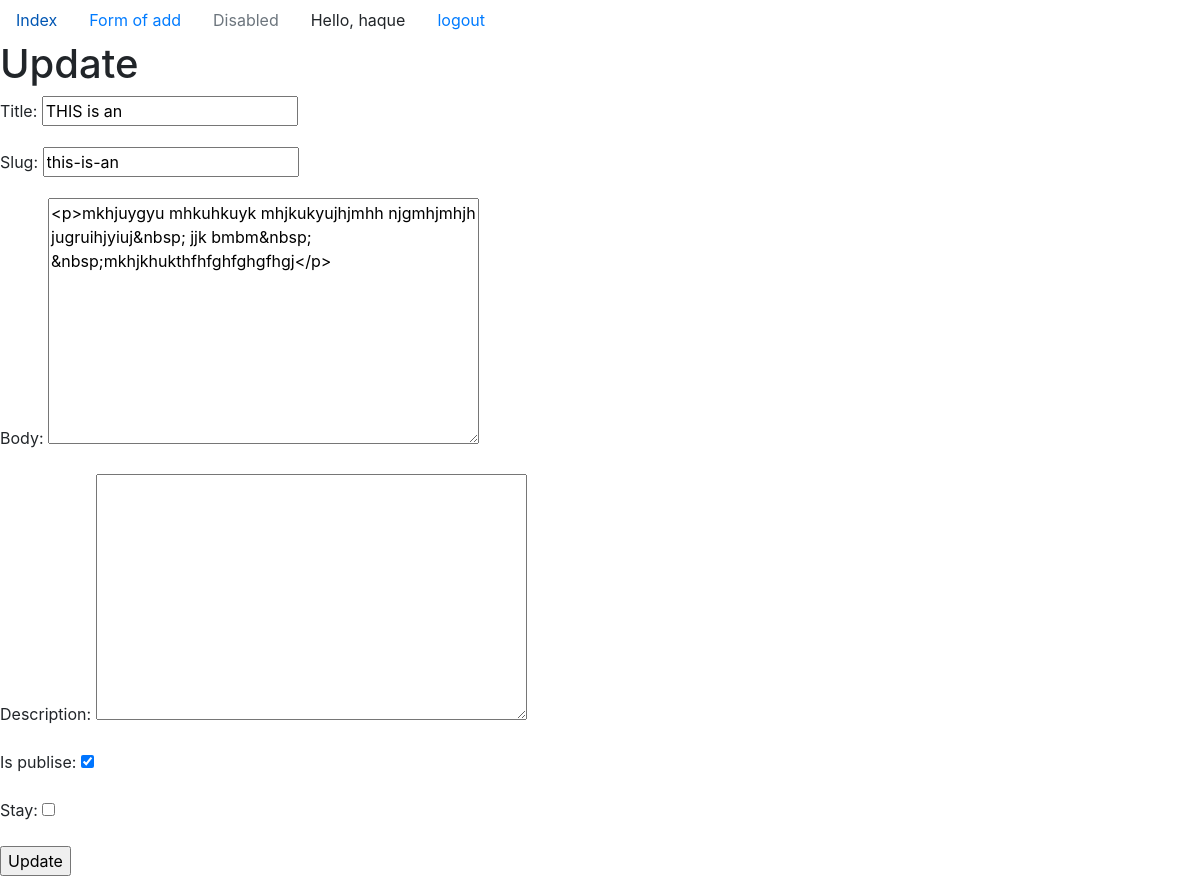
Page /edit/post/this-is-an/ (signed in) on the earlier database version.
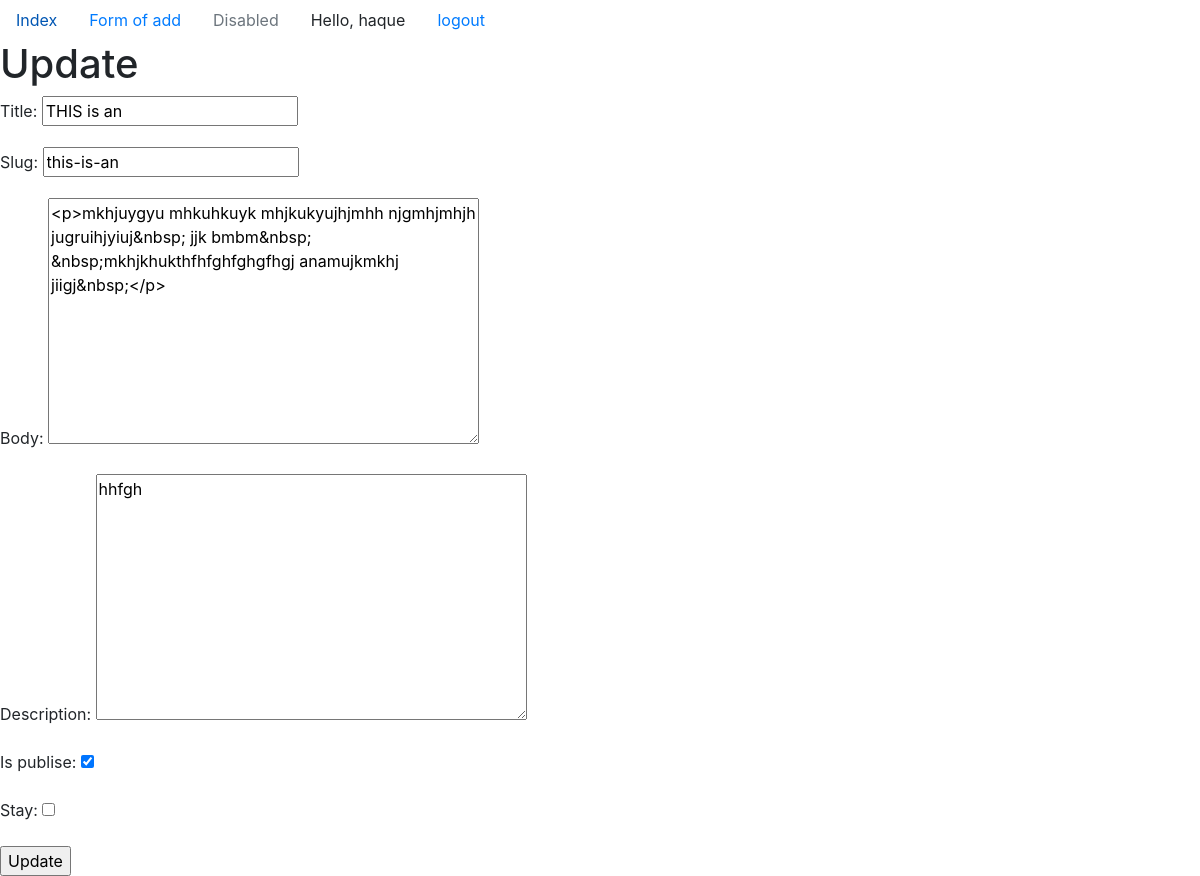
Same page on the later database version.
### editorapp/models.py (models this page shows, shortened)
class Article(models.Model):
    title = models.CharField(max_length=150)
    slug  =models.SlugField(null=True, blank=True)
    body = RichTextUploadingField(null=True, blank=True)
    description = models.TextField(null=True, blank=True)
    date = models.DateTimeField(auto_now_add=True, blank=True)
    Is_publise =models.BooleanField(default='',blank=True)
    stay=models.BooleanField(default=False, blank=True)

### editorapp/views.py (the view, shortened to what this page needs)
# urls.py: path('edit/post/<slug:slug>/', views.edit_post, name='edit_post'),
@login_required(login_url='login')
def edit_post(request,slug=None):
    now = datetime.now()
    items= Article.objects.get(slug=slug)
    form =ArticleForm(instance=items)
    user=get_user_model()
    users=User.objects.all()
    p= (now.hour, now.minute, now.second)
    print()
    try:
        lock_for_session(items, request.session)
    except AlreadyLockedError:
        return HttpResponseForbidden("This resource is locked, sorry !")
    return render(request,'edit.html',{'form':form})

### editorapp/forms.py
class ArticleForm(ModelForm):
     class Meta:
         model= Article
         fields = '__all__'

### templates/edit.html (shortened to what this page needs)
{% extends 'base.html' %}
{% block body_block %}
<h1>  Update</h1>
<form action="" method="POST">
    {{form.as_p}}
    <input type="submit" name="submit" value="Update">
</form>
{% endblock %}

Differences in the rows shown:
changed Article "THIS is an": body "<p>mkhjuygyu mhkuhkuyk mhjkukyujhjmhh njgmhjmhjh jugruihjyiuj&nbsp; jjk bmbm&nbsp; &nbsp;mkhjkhukthfhfghfghgfhgj</p>" → "<p>mkhjuygyu mhkuhkuyk mhjkukyujhjmhh njgmhjmhjh jugruihjyiuj&nbsp; jjk bmbm&nbsp; &nbsp;mkhjkhukthfhfghfghgfhgj anamujkmkhj jiigj&nbsp;</p>"; description (not shown) → "hhfgh"
